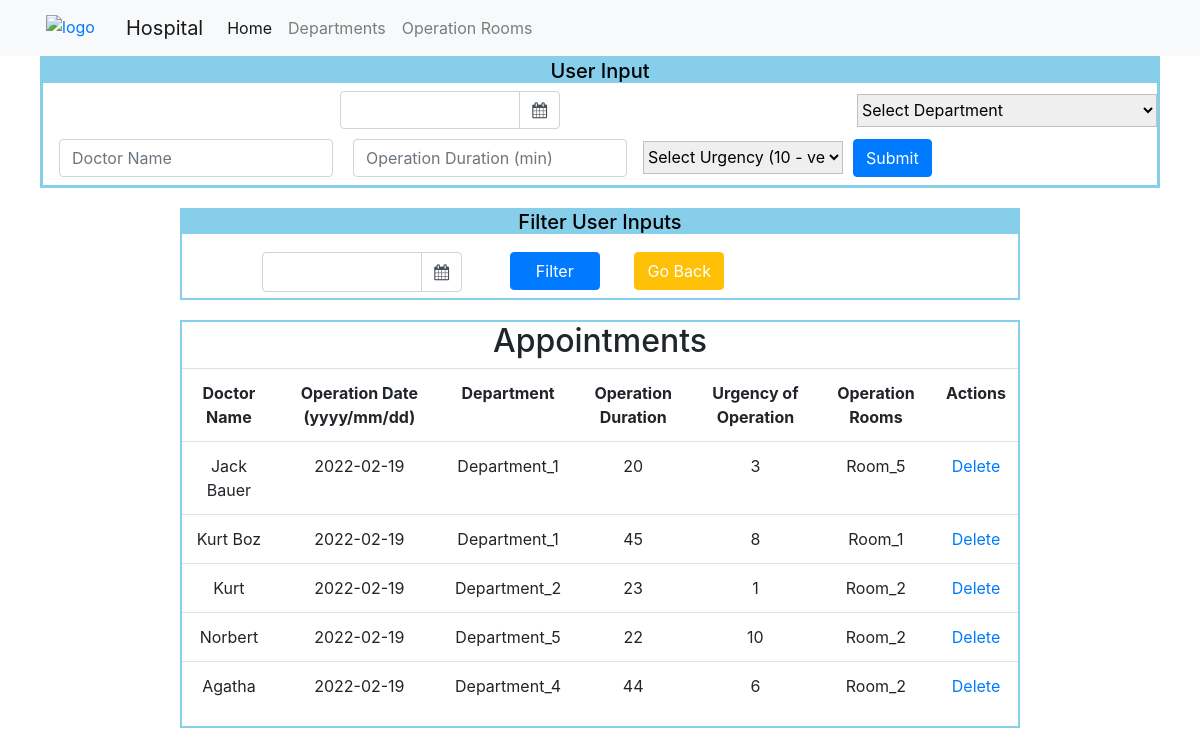
Before: / with the older database file.
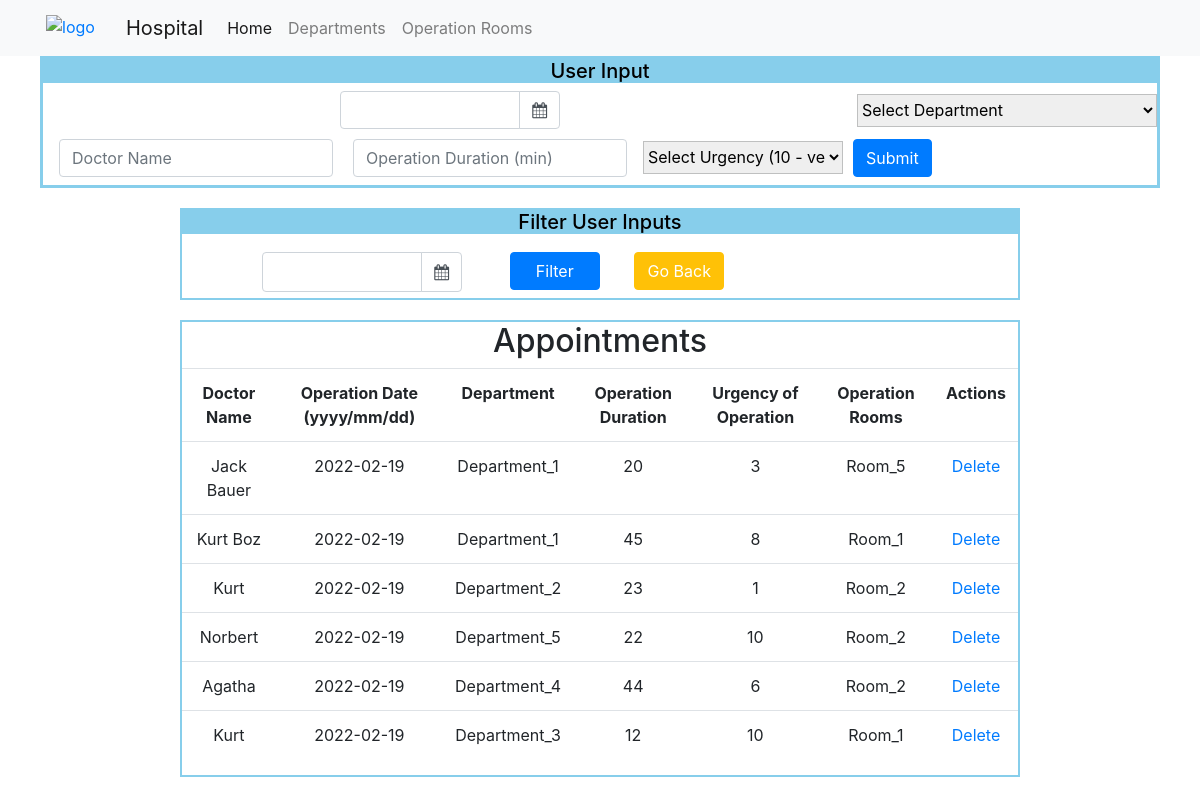
After: the same page with the newer database file.
### app.py (models this page shows)
class User_Entries(db.Model):
    __tablename__ = 'user_entries'
    id = db.Column(db.String(200), primary_key=True)
    doctor = db.Column(db.String(200), nullable= False)
    operation_date = db.Column(db.DateTime, nullable=False)
    department_name = db.Column(db.String(200), nullable=False)
    operation_duration  = db.Column(db.Integer, nullable= False)
    operation_urgency = db.Column(db.Integer, nullable=False)
    operation_room = db.Column(db.String(200))

### app.py (the view)
@app.route('/', methods=['POST', 'GET'])
def index():
    if request.method == 'POST':
        if request.form['submit_btn'] == 'submit_form':
            op_date = request.form['op_date']
            dep_name = request.form['dep_name']
            doctor_name = request.form['doctor_name']
            op_duration = request.form['op_duration']
            op_urgency = request.form['op_urgency']
            new_user_entry = User_Entries(
                            id=str(dep_name + '-' + str(uuid.uuid4())),
                            doctor=doctor_name,
                            operation_date=datetime.strptime(op_date, '%m/%d/%Y').date(),
                            department_name=dep_name,
                            operation_duration=int(op_duration),
                            operation_urgency=int(op_urgency)
                            )
            op_date_formatted = datetime.strptime(request.form['op_date'], '%m/%d/%Y')
            departments_info = Department_Info.query.filter(Department_Info.date==op_date_formatted).all()
            operation_rooms_info = Operation_rooms_Info.query.filter(Operation_rooms_Info.date==op_date_formatted).all()
            if len(departments_info)!=0 and len(operation_rooms_info)!=0:
                try:
                    db.session.add(new_user_entry)
                    db.session.commit()
                    user_entries = User_Entries.query.filter(User_Entries.operation_date==op_date_formatted).all()
                    algorithm = Solve_Problem()
                    possible_to_add = algorithm.get_ops(op_date_formatted, user_entries, departments_info, operation_rooms_info)
                    print(len(possible_to_add))
                    if  len(possible_to_add) < 1:
                        user_entry_to_delete = User_Entries.query.get_or_404(new_user_entry.id)
                        try:
                            db.session.delete(user_entry_to_delete)
                            db.session.commit()
                        except:
                            return 'There was a problem deleting that'
                        return render_template('alert.html')
                    else:
                        stmt = User_Entries.__table__.delete().where(User_Entries.operation_date==op_date_formatted)
                        try:
                            db.session.execute(stmt)
                            db.session.commit()
                            print('successfully deleted from DB')
                        except:
                            return 'There was a problem deleting user entries'
                        try:
                            possible_to_add.to_sql(name='user_entries', con=db.engine, if_exists='append',index=False)
                            print('basket', possible_to_add)
                            print('successfully appended into DB')
                            db.session.commit()
                        except:
                            return 'There was a problem adding updated user entries'
                        return redirect('/')
                except:
                    print('There was an issue adding new user entry')
                    raise
            else:
                return render_template('alert2.html')
        elif request.form['submit_btn'] == 'filter':
            filtered_date = datetime.strptime(request.form['filter_date'], '%m/%d/%Y')
            print(filtered_date)
            filtered_entries = User_Entries.query.filter(User_Entries.operation_date==filtered_date).all()
            print(f'filtered entries:{filtered_entries}')
            return render_template('index.html', tasks=filtered_entries)
    else:
        entries = User_Entries.query.order_by(User_Entries.operation_date).all()
        print(entries)
        return render_template('index.html', tasks=entries)

### templates/index.html (shortened to what this page needs)
<!DOCTYPE html>
<html lang="en">
<head>
    <link rel="stylesheet" href="{{ url_for('static', filename='css/styles.css') }}">
    <link rel="stylesheet" href="https://maxcdn.bootstrapcdn.com/bootstrap/4.0.0/css/bootstrap.min.css">
    <link rel="stylesheet" href="https://cdnjs.cloudflare.com/ajax/libs/bootstrap-datepicker/1.9.0/css/bootstrap-datepicker.min.css">
    <link rel="stylesheet" href="https://cdnjs.cloudflare.com/ajax/libs/font-awesome/4.7.0/css/font-awesome.min.css">
</head>
<body>
    <nav class="navbar navbar-expand-lg navbar-light bg-light">
        <div class="image">
            <a href="/">
                <img src="http://www.clipartsuggest.com/images/633/red-medical-symbol-9MqeBw-clipart.jpeg" alt="logo">
            </a>
        </div>
        <a class="navbar-brand" href="/">Hospital</a>
        <div class="collapse navbar-collapse" id="navbarNav">
          <ul class="navbar-nav">
            <li class="nav-item active">
              <a class="nav-link" href="/">Home <span class="sr-only">(current)</span></a>
            </li>
            <li class="nav-item">
              <a class="nav-link" href="/admin">Departments</a>
            </li>
            <li class="nav-item">
              <a class="nav-link" href="/rooms">Operation Rooms</a>
            </li>
          </ul>
        </div>
    </nav>
    <div class="user_input">
        <div class="heading"><h5>User Input</h5></div>
        <form action='/' class="form-inline" method="post">
                <div class="input-group date" id="datepicker">
                    <input type="text" class="form-control" id='date_input' name='op_date' required/>
                    <span class="input-group-append">
                        <span class="input-group-text bg-white">
                            <i class="fa fa-calendar" id="calendar_logo"></i>
                        </span>
                    </span>
                </div>
            <div class="dropdown_select" name='dropdown_select'>
                <select id="list" name='dep_name' onchange="getSelectValue();" required>
                    <option value="" disabled selected>Select Department</option>
                </select>
            </div>
            <div class="form-group mx-sm-3 mb-2" name='dur_and_cap'>
                <input type="text" class="form-control" name='doctor_name' id="doctor_name" placeholder="Doctor Name" required>
                <input type="number" min="0" class="form-control" name='op_duration' id="op_duration" placeholder="Operation Duration (min)" required>
            </div>
            <div class="dropdown_select2" name='dropdown_select2'>
                <select id="list2" name='op_urgency' onchange="getSelectValue2();" required>
                    <option value="" disabled selected>Select Urgency (10 - very urgent)</option>
                </select>
            </div>
            <button type="submit" class="btn btn-primary mb-2" name="submit_btn" value="submit_form">Submit</button>
        </form>
    </div>
    <div class="filter">
        <div class="heading"><h5>Filter User Inputs</h5></div>
        <form action="/" method="post">
            <div class="input-group date" id="datepicker2">
                <input type="text" class="form-control" id='date_input2' name='filter_date' required/>
                <span class="input-group-append" id="filter_span">
                    <span class="input-group-text bg-white" >
                        <i class="fa fa-calendar"></i>
                    </span>
                </span>
            </div>
            <div class="filter_and_home_btns">
                <button type="submit" class="btn btn-primary mb-2" name="submit_btn" value="filter" id="filter_btn">Filter</button>
                <button type="button" class="btn btn-warning mb-2" id="home_btn" onclick="history.back()"><a href="javascript:history.back()">Go Back</a></button>
            </div>
        </form>
    </div>
    <div class="Table_content">
        <table class="table">
            <thead><h2>Appointments</h2></thead>
            <tbody class="table_body">
                <tr>
                    <th>Doctor Name</th>
                    <th>Operation Date (yyyy/mm/dd)</th>
                    <th>Department</th>
                    <th>Operation Duration</th>
                    <th>Urgency of Operation</th>
                    <th> Operation Rooms</th>
                    <th>Actions</th>
                </tr>
                {% for task in tasks: %}
                    <tr>
                        <td>{{task.doctor}}</td>
                        <td>{{task.operation_date.date()}}</td>
                        <td>{{task.department_name}}</td>
                        <td>{{task.operation_duration}}</td>
                        <td>{{task.operation_urgency}}</td>
                        <td>{{task.operation_room}}</td>
                        <td>
                            <a href="/delete/{{task.id}}">Delete</a>
                        </td>
                    </tr>
                {% endfor %}
            </tbody>
        </table>
    </div>
</body>
</html>

### static/css/styles.css (style rules this page uses)
* { padding: 0; margin: 0; box-sizing: border-box; }
body { font-family: Verdana, Geneva, Tahoma, sans-serif; text-align: center; background-color: #eeeeee; }
.heading { background-color: skyblue; color: black; text-align: center; }
.user_input { margin-left: 40px; margin-right: 40px; border: 3px solid skyblue; }
.Table_content { border: 2px solid skyblue; width: 70%; text-align: center; margin: auto; margin-top: 20px; }
.table { text-align: center; }
.form-inline { margin: auto; }
#datepicker { width: 200px; margin: auto; }
#list { width: 300px; margin-left: 0; }
#list2 { width: 200px; margin: auto; }
select { width: 300px; height: 33px; border: 1px solid rgb(191, 192, 192); }
.form-group { margin: auto; }
.btn { margin: 10px; margin-right: 20px; }
#datepicker { width: 220px; margin: auto; }
#datepicker2 { width: 300px; margin: auto; }
#date_input2 { margin-left: 80px; margin-top: 10px; height: 40px; }
#filter_span { margin-right: 20px; margin-top: 10px; height: 40px; }
#filter_btn { width: 90px; }
#home_btn { width: 90px; }
#op_duration { margin-left: 20px; }
button a { color:white; }
.filter { border: 2px solid skyblue; width: 70%; text-align: center; margin: auto; margin-top: 20px; overflow: hidden; }
.filter_and_home_btns { margin-left: 50px; width: 280px; overflow: hidden; }
.filter form .input-group { margin: auto; text-align: center; width: 50vp; float:left; }
.image { width: 100px; margin: auto; margin-left: 10px; text-align: left; margin-top: 5px; }
img { margin-left: 20px; width: 50px; height: 30px; }

Changed rows visible on the page:
added User_Entries: doctor "Kurt", operation_date "2022-02-19", department_name "Department_3", operation_duration "12", operation_urgency "10", operation_room "Room_1"
